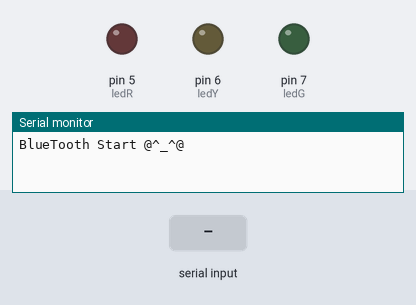
Simulated run of this sketch. Board: Arduino Uno, built with avr-gcc and run on an emulated ATmega328P. Parts: output pins drawn as LEDs (lit = HIGH), the last lines printed to the serial monitor. The test bench sets the inputs (shaded band).

Above: at 1.2 s.
1.3 s: "2" received over the second serial link
At 2.1 s:
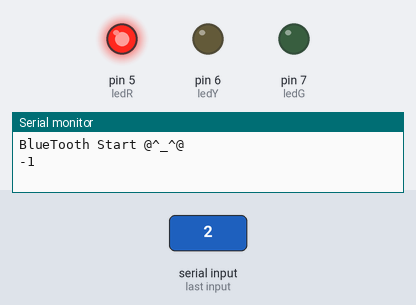
2.8 s: "4" received over the second serial link
At 3.3 s:
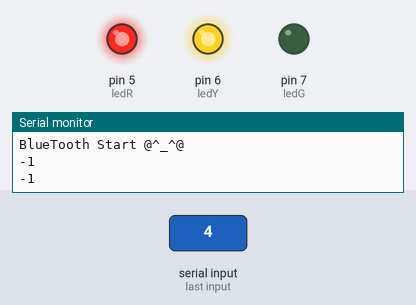
4.3 s: "3" received over the second serial link
At 5.5 s:
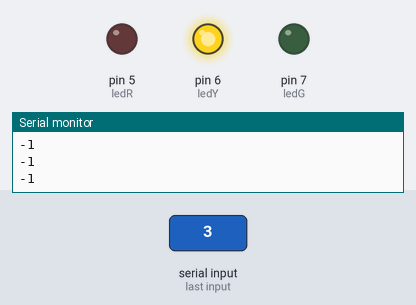
5.8 s: "6" received over the second serial link
At 6.8 s:
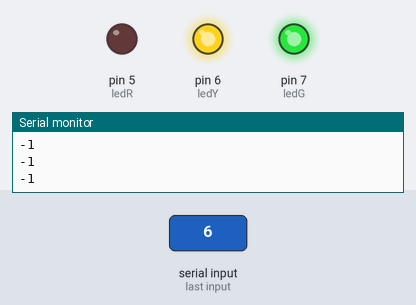
7.3 s: "5" received over the second serial link
At 7.9 s:
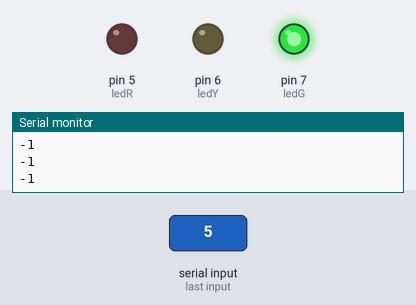
8.8 s: "7" received over the second serial link
At 10.2 s:
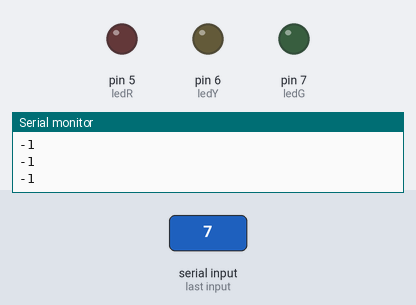
Timing chart, 0 to 11.3 s (numbered marks = the images above; inputs shaded):
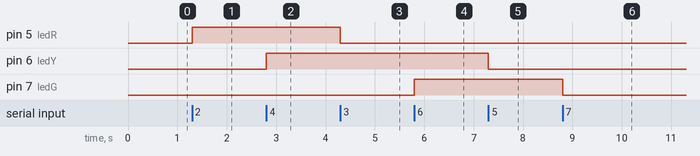

The sketch:

HC-05.ino
```cpp
#include <SoftwareSerial.h>
SoftwareSerial myBt(10, 11); //10--Arduino的RX,11--Arduino的TX

int ledR = 5;
int ledY = 6;
int ledG = 7;
int rState = 0;
int yState = 0;
int gState = 0;

void setup() {
  pinMode(ledR, OUTPUT);
  pinMode(ledY, OUTPUT);
  pinMode(ledG, OUTPUT);
  myBt.begin(38400);
  Serial.begin(38400);
  //等待藍芽開機完成
  while (!Serial)
  {
    ;
  }
  Serial.println("BlueTooth Start @^_^@");
}

void loop() {
  if (Serial.available() > 0)
    myBt.write(Serial.read());
  if (myBt.available() > 0)
  {
    char ch = myBt.read();
    if (ch=='2')
      rState=1;
    if (ch=='3')
      rState=0;

    if (ch=='4')
      yState=1;
    if (ch=='5')
      yState=0;

    if (ch=='6')
      gState=1;
    if (ch=='7')
      gState=0;
    Serial.println(Serial.read());
  }
  digitalWrite(ledR, rState);
  digitalWrite(ledY, yState);
  digitalWrite(ledG, gState);
}
```

Measured:
- after the input at 1.3 s, pin 5 (ledR): LOW → HIGH at once
- after the input at 2.8 s, pin 6 (ledY): LOW → HIGH at once
- after the input at 4.3 s, pin 5 (ledR): HIGH → LOW at once
- after the input at 5.8 s, pin 7 (ledG): LOW → HIGH at once
- after the input at 7.3 s, pin 6 (ledY): HIGH → LOW at once
- after the input at 8.8 s, pin 7 (ledG): HIGH → LOW at once
